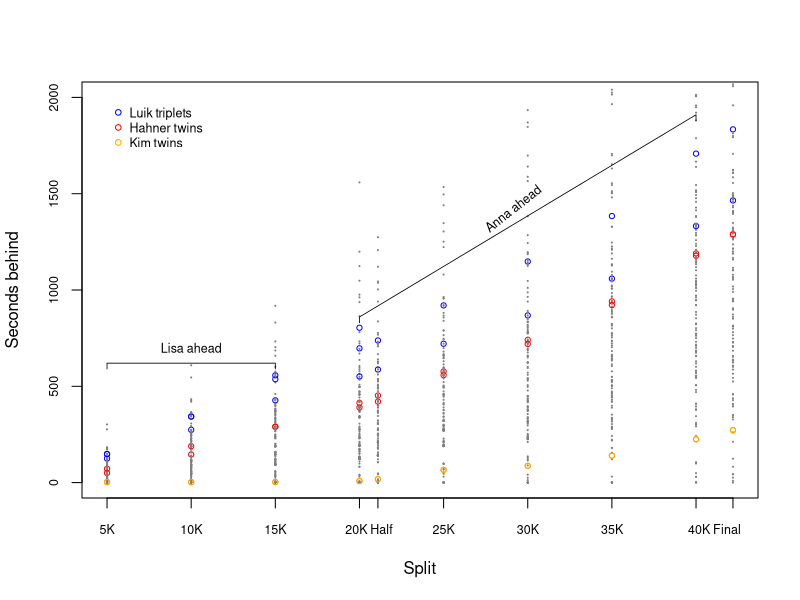

Recreate this plot in R.
library(dplyr)

dta <- read.csv (file = "data/times.csv", header = TRUE)

pdf (file = "plots/seconds-behind.pdf", width = 5, height = 5)

plot (0,0, cex = 0, xlim = c(5, 42.195), ylim = c(0, 2000),
      xlab = "Split", ylab = "Seconds behind",
      xaxt = "n",
      cex.axis = 0.75)

dists <- c(5, 10, 15, 20, 42.195/2, 25, 30, 35, 40, 42.195)

for (col2use in cols2use <- grep("SPLIT|FINAL", colnames(dta))) {
    dta2use <- dta[!is.na(dta[,col2use]), ]

    ## set colors and shapes; have to do this for each split since the
    ## rows for the matrix being printed change per split when runners
    ## drop out
    cex2use <- rep(0.15, times = nrow(dta))
    cex2use[dta2use$BIB == 748 | dta2use$BIB == 749] <- .7
    cex2use[dta2use$BIB == 1137 | dta2use$BIB == 1138] <- .7
    cex2use[dta2use$BIB == 633 | dta2use$BIB == 634 | dta2use$BIB == 635] <- .7
    
    pch2use <- rep(19, times = nrow(dta2use))
    pch2use[dta2use$BIB == 748 | dta2use$BIB == 749] <- 1
    pch2use[dta2use$BIB == 1137 | dta2use$BIB == 1138] <- 1
    pch2use[dta2use$BIB == 633  | dta2use$BIB == 634 | dta2use$BIB == 635] <- 1

    color2use <- rep("grey50", times = nrow(dta2use))
    color2use[dta2use$BIB == 748 | dta2use$BIB == 749] <- "red"
    color2use[dta2use$BIB == 1137 | dta2use$BIB == 1138] <- "orange"
    color2use[dta2use$BIB == 633 | dta2use$BIB == 634 | dta2use$BIB == 635] <- "blue"

    points (x = rep(dists[match(col2use, cols2use)], times = nrow(dta2use)), y = dta2use[, col2use] - min(dta2use[, col2use]),
           col = color2use,
           cex = cex2use,
           pch = pch2use            
           )
}

axis (side = 1, at = dists,
      labels = c("5K", "10K", "15K", "", "", "25K", "30K", "35K", "", ""),
      cex.axis = 0.75,
      padj = 0)

axis (side = 1, at = dists[c(4,9)] + c(dists[c(5,10)] - dists[c(4,9)])/2 ,
      labels = c("20K Half", "40K Final"),
      cex.axis = 0.75,
      padj = 0,
      tick = F)

legend (x = 5, y = 2000,
        col = c("blue", "red", "orange"),
        pch = 1,
        legend = c("Luik triplets", "Hahner twins", "Kim twins"),
        cex = 0.75,
        bty = "n"
        )


dta2use4anna <- filter(dta, BIB == 748)
dta2use4lisa <- filter(dta, BIB == 749)


lines (x = dists[c(1, 1, 3, 3)], y = c(590, 620, 620, 590), col = "black", lwd = 0.8)
text (10, 770, "Lisa ahead", pos = 1, cex = 0.75)

lines (x = dists[c(4, 4, 9, 9)], y = c(830, 860, 1910, 1880), col = "black", lwd = 0.8)
text (29, 1490, "Anna ahead", pos = 1, srt = 38.2, cex = 0.75)

dev.off()
